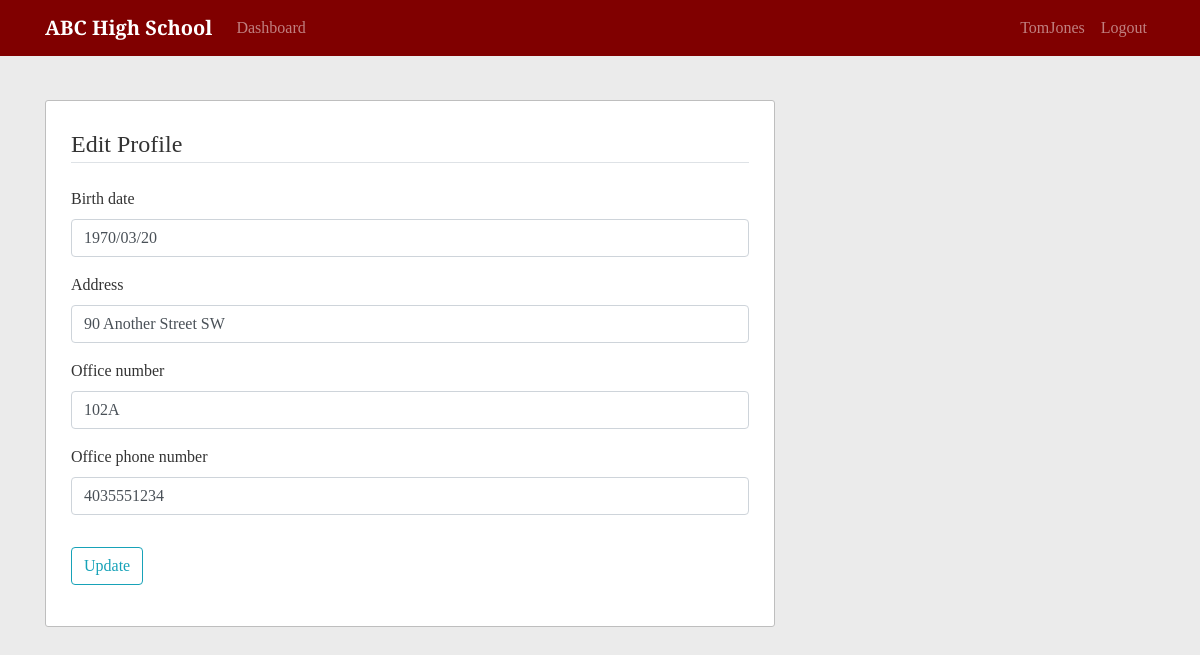
The page /profile/3/update/ (signed in) on the database as committed earlier.
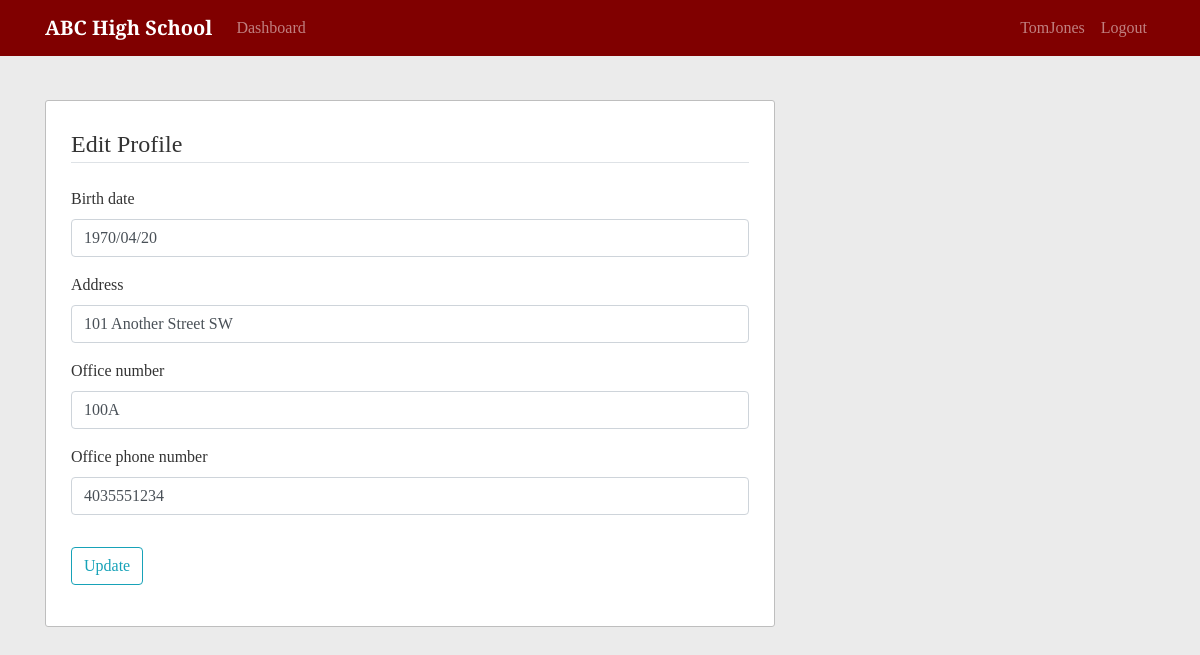
The same page on the database as committed later.
### users/models.py (models this page shows, shortened)
class Profile(models.Model):
    user = models.OneToOneField(User, on_delete=models.CASCADE)
    birth_date = models.DateField(null=True, blank=True)
    address = models.CharField(max_length=255, blank=True)

class Instructor(models.Model):
    user = models.OneToOneField(User, on_delete=models.CASCADE, primary_key=True)
    start_date = models.DateField()
    office_number = models.CharField(max_length=10, blank=True)
    office_phone_number = models.CharField(max_length=20, blank=True)

### users/views.py (the view)
# urls.py: path('profile/<int:pk>/update/', user_views.update_profile, name='update-profile'),
@login_required
def update_profile(request, **kwargs):
    profile = Profile.objects.filter(user=kwargs.get('pk')).first()
    if request.user != profile.user:
        return redirect('access-denied')
    instructor = Instructor.objects.filter(user=profile.user).first()
    if request.method == 'POST':
        profile_form = ProfileRegisterForm(request.POST, instance=request.user.profile)
        if profile_form.is_valid():
            profile_form.save()
        if instructor:
            instructor_update_form = InstructorUpdateForm(request.POST, instance=request.user.instructor)
            if instructor_update_form.is_valid():
                instructor_update_form.save()
        messages.success(request, f'Your account has been updated!')
        return redirect('profile', username=request.user.username)
    else:
        context = {}
        context['profile_form'] = ProfileRegisterForm(instance=request.user.profile)
        if instructor:
            context['instructor_update_form'] = InstructorUpdateForm(instance=request.user.instructor)
        return render(request, 'users/profile_form.html', context)

### users/forms.py
class ProfileRegisterForm(forms.ModelForm):
    birth_date = forms.DateField(
                                    widget=forms.DateInput(attrs={'autocomplete':'off', 'class': 'date-picker'},
                                    format='%Y/%m/%d'),
                                    input_formats=['%Y/%m/%d'],
                                    required=False
                                )
    class Meta:
        model = Profile
        fields = ['birth_date', 'address']

class InstructorUpdateForm(forms.ModelForm):
    class Meta:
        model = Instructor
        fields = ['office_number', 'office_phone_number']

### users/templates/users/profile_form.html (shortened to what this page needs)
{% extends "school/content.html" %}
{% load crispy_forms_tags %}
{% block content %}
  <div class="content-section">
    <form method="POST">
      <fieldset class="form-group">
        <legend class="border-bottom mb-4">Edit Profile</legend>
        {{ profile_form|crispy }}
        {% if instructor_update_form %}
          {{ instructor_update_form|crispy }}
        {% endif %}
      </fieldset>
      <div class="form-group">
        <button class="btn btn-outline-info" type="submit">Update</button>
      </div>
    </form>
  </div>
{% endblock content %}

Rows that differ between the two databases and show on the page:
changed Profile: birth_date "1970/03/20" → "1970/04/20"; address "90 Another Street SW" → "101 Another Street SW"
changed Instructor: office_number "102A" → "100A"
